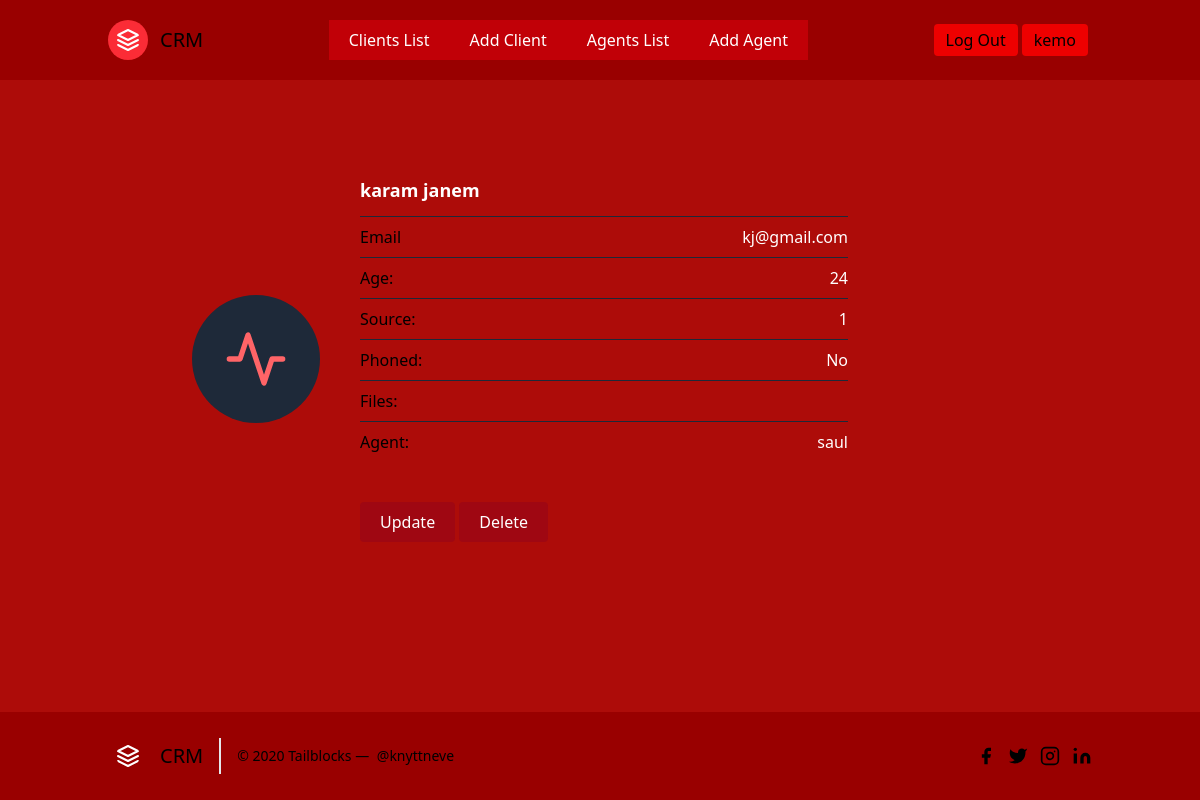
The app's page /leads/3/ (signed in) with its own data.
### accounts/models.py (models this page shows, shortened)
class User(AbstractUser):
    is_organizor = models.BooleanField(default=True)
    is_agent = models.BooleanField(default=False)

### leads/models.py (models this page shows, shortened)
class Client(models.Model): #this class stores the records of clients
    source_options = (
        ('1', 'Internet'),
        ('2', 'Newsletter'),
        ('3', 'TV'),
        ('4', 'Other')
    )
    first_name = models.CharField(max_length=40)
    last_name = models.CharField(max_length=40)
    email = models.EmailField()
    source = models.CharField(max_length=50, choices=source_options)
    profile_picture = models.ImageField(blank=True, null=True)
    phoned = models.BooleanField(default=False)
    age = models.IntegerField(validators=[MinValueValidator(18), MaxValueValidator(120)])
    files = models.FileField(blank=True, null=True)
    organization = models.ForeignKey(Organization, on_delete=models.CASCADE)
    agent = models.ForeignKey(Agent, on_delete=models.SET_NULL, null=True, blank=True)

### agents/models.py (models this page shows)
class Agent(models.Model):
    user = models.OneToOneField(User, on_delete=models.CASCADE)
    organization = models.ForeignKey(Organization, on_delete=models.CASCADE)
    def __str__(self):
        return self.user.username

### leads/views.py (the view)
# urls.py: path('<int:pk>/', LeadDetailView.as_view(), name='lead-detail'),
class LeadDetailView(LoginRequiredMixin, DetailView):
    template_name = 'lead/lead_detail.html'
    def get_queryset(self):
        user = self.request.user
        if user.is_organizor:
            queryset = Client.objects.filter(organization__user=user)
        elif user.is_agent:
            queryset = Client.objects.filter(agent__user=user)
        return queryset

### leads/templates/lead/lead_detail.html (shortened to what this page needs)
{% extends 'partials/base.html' %}
    {% block content %}
<section class=" mr-40 text-white  body-font">
  <div class=" container px-5 py-24 mx-auto">
    <div class="flex items-center lg:w-2/3 mx-auto  mb-10  sm:flex-row flex-col">
      <div class="sm:w-32 sm:h-32 h-20 w-20 sm:mr-10 inline-flex items-center justify-center rounded-full text-red-400 bg-gray-800 flex-shrink-0">
        <svg fill="none" stroke="currentColor" stroke-linecap="round" stroke-linejoin="round" stroke-width="2" class="sm:w-16 sm:h-16 w-10 h-10" viewBox="0 0 24 24">
          <path d="M22 12h-4l-3 9L9 3l-3 9H2"></path>
        </svg>
      </div>
      <div class="flex-grow sm:text-left text-center mt-6 sm:mt-0">
        <h2 class="text-white text-lg title-font font-medium mb-3" style="font-weight:bold">{{client.first_name}} {{client.last_name}}</h2>
          <div class="flex border-t border-gray-800 py-2">
          <span class="text-black">Email</span>
          <span class="ml-auto text-white">{{client.email}}</span>
        </div>
                        <div class="flex border-t border-gray-800 py-2">
          <span class="text-black">Age:</span>
          <span class="ml-auto text-white">{{client.age}}</span>
        </div>
                    <div class="flex border-t border-gray-800 py-2">
          <span class="text-black">Source:</span>
          <span class="ml-auto text-white">{{client.source}}</span>
        </div>
                    <div class="flex border-t border-gray-800 py-2">
          <span class="text-black">Phoned:</span>
                        {% if client.phoned == True %}
          <span class="ml-auto text-white">Yes</span>
                        {% else %}
                        <span class="ml-auto text-white">No</span>
                        {% endif %}
        </div>
                              <div class="flex border-t border-gray-800 py-2">
          <span class="text-black">Files:</span>
        </div>
                    <div class="flex border-t border-gray-800 py-2">
          <span class="text-black">Agent:</span>
          <span class="ml-auto text-white">{{client.agent}}</span>
        </div>
         <a href="{% url 'leads:lead-update' client.pk%}"> <button class="inline-flex mt-10 ml-auto text-white bg-red-800 border-0 py-2 px-5 focus:outline-none hover:bg-red-600 rounded">Update </button></a>
         <a href="{% url 'leads:lead-delete' client.pk%}"> <button class="inline-flex mt-10 ml-auto text-white bg-red-800 border-0 py-2 px-5 focus:outline-none hover:bg-red-600 rounded">Delete</button></a>
      </div>
    </div>
</section>
{% endblock %}

### leads/templates/partials/header.html (shortened to what this page needs)
 <div class="header">
<header class="text-black-600 body-font" style="background-color:#990000">
  <div class="container mx-auto flex flex-wrap p-5 flex-col md:flex-row items-center">
    <a class="flex title-font font-medium items-center text-gray-900 mb-4 md:mb-0">
     <a href="{% url 'landing-page' %}"> </a>
      <span class="ml-3 text-xl">CRM</span>
    </a>
    {% if request.user.is_authenticated %}
    <nav class="md:ml-auto md:mr-auto flex flex-wrap items-center text-base justify-center">
          <a href="{% url 'leads:lead-list' %}"> <button class=" text-white bg-red-700 border-0 py-2 px-5  hover:bg-red-600 ">Clients List</button></a>
          <a href="{% url 'leads:lead-add' %}"> <button class=" text-white bg-red-700 border-0 py-2 px-5  hover:bg-red-600 ">Add Client</button></a>
    {% if request.user.is_organizor %}
        <a href="{% url 'agents:agent-list' %}"> <button class="  text-white bg-red-700 border-0 py-2 px-5  hover:bg-red-600 ">Agents List</button></a>
        <a href="{% url 'agents:agent-form' %}"> <button class="  text-white bg-red-700 border-0 py-2 px-5  hover:bg-red-600 ">Add Agent</button></a>
    {% endif %}
    </nav>
    <a href="{% url 'account_logout' %}"><button   class=" mr-1 inline-flex items-center border-0 py-1 px-3 focus:outline-none hover:bg-gray-200 rounded text-base mt-4 md:mt-0" style="background-color:#ee0000">Log Out
    </button></a>
    <a href="#"><button  class=" mr-1 inline-flex items-center border-0 py-1 px-3 focus:outline-none hover:bg-gray-200 rounded text-base mt-4 md:mt-0" style="background-color:#ee0000">{{ request.user.username }}
    </button></a>
    {% endif %}
  </div>
</header>
 </div>
<main width

### records on screen
User: user.username "kemo"
Client: first_name "karam", last_name "janem", email "kj@gmail.com", age "24", source "1", agent "saul"
